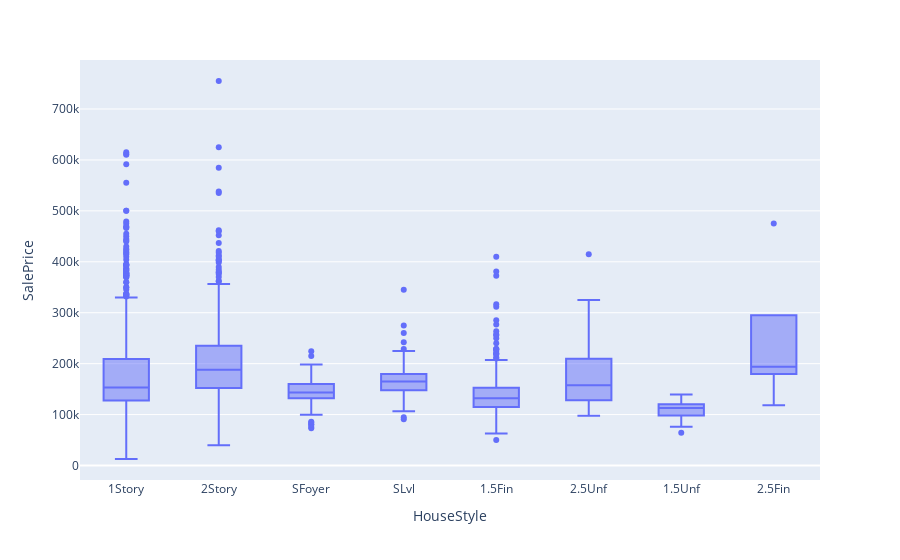

The code cell stored with this chart in its notebook:
### Code cell
px.box(raw, x="HouseStyle", y="SalePrice")

### Figure 1 — Plotly figure (JSON) as saved in the notebook; plotly's stock layout.template omitted (floating-point values rounded to 4 significant figures; data arrays with more than 128 entries replaced by an {"elided": "..."} marker saying what was removed)
{"data": [{"alignmentgroup": "True", "hovertemplate": "HouseStyle=%{x}<br>SalePrice=%{y}<extra></extra>", "legendgroup": "", "marker": {"color": "#636efa"}, "name": "", "notched": false, "offsetgroup": "", "orientation": "v", "showlegend": false, "type": "box", "x": {"elided": "2580 str values"}, "x0": " ", "xaxis": "x", "y": {"elided": "2580 int values"}, "y0": " ", "yaxis": "y"}], "layout": {"boxmode": "group", "legend": {"tracegroupgap": 0}, "margin": {"t": 60}, "xaxis": {"anchor": "y", "domain": [0, 1], "title": {"text": "HouseStyle"}}, "yaxis": {"anchor": "x", "domain": [0, 1], "title": {"text": "SalePrice"}}}}
